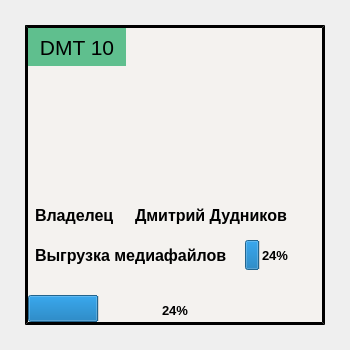
<?xml version="1.0" encoding="UTF-8"?>
<ui version="4.0">
 <class>InfoDev</class>
 <widget class="QWidget" name="InfoDev">
  <property name="geometry">
   <rect>
    <x>0</x>
    <y>0</y>
    <width>350</width>
    <height>350</height>
   </rect>
  </property>
  <property name="minimumSize">
   <size>
    <width>350</width>
    <height>350</height>
   </size>
  </property>
  <property name="maximumSize">
   <size>
    <width>350</width>
    <height>350</height>
   </size>
  </property>
  <property name="windowTitle">
   <string>Form</string>
  </property>
  <property name="styleSheet">
   <string notr="true">initial;</string>
  </property>
  <layout class="QHBoxLayout" name="horizontalLayout">
   <item>
    <widget class="QFrame" name="frame">
     <property name="sizePolicy">
      <sizepolicy hsizetype="Maximum" vsizetype="Preferred">
       <horstretch>0</horstretch>
       <verstretch>0</verstretch>
      </sizepolicy>
     </property>
     <property name="minimumSize">
      <size>
       <width>300</width>
       <height>300</height>
      </size>
     </property>
     <property name="maximumSize">
      <size>
       <width>300</width>
       <height>300</height>
      </size>
     </property>
     <property name="styleSheet">
      <string notr="true">background-image: url(:/res/img/none.png);
background-color:#f4f2ef;
color: rgb(0, 0, 0);
border-style: outset;
border-width: 3px;
border-color: black;</string>
     </property>
     <property name="frameShape">
      <enum>QFrame::StyledPanel</enum>
     </property>
     <property name="frameShadow">
      <enum>QFrame::Raised</enum>
     </property>
     <widget class="QProgressBar" name="bat_1">
      <property name="geometry">
       <rect>
        <x>0</x>
        <y>270</y>
        <width>300</width>
        <height>30</height>
       </rect>
      </property>
      <property name="minimumSize">
       <size>
        <width>300</width>
        <height>30</height>
       </size>
      </property>
      <property name="maximumSize">
       <size>
        <width>300</width>
        <height>30</height>
       </size>
      </property>
      <property name="font">
       <font>
        <pointsize>10</pointsize>
        <weight>75</weight>
        <bold>true</bold>
       </font>
      </property>
      <property name="styleSheet">
       <string notr="true">text-align:center;
border-top-width: 0px;</string>
      </property>
      <property name="value">
       <number>24</number>
      </property>
      <property name="orientation">
       <enum>Qt::Horizontal</enum>
      </property>
     </widget>
     <widget class="QProgressBar" name="DownloadProgress">
      <property name="geometry">
       <rect>
        <x>220</x>
        <y>215</y>
        <width>60</width>
        <height>30</height>
       </rect>
      </property>
      <property name="minimumSize">
       <size>
        <width>60</width>
        <height>30</height>
       </size>
      </property>
      <property name="maximumSize">
       <size>
        <width>60</width>
        <height>30</height>
       </size>
      </property>
      <property name="font">
       <font>
        <pointsize>10</pointsize>
        <weight>75</weight>
        <bold>true</bold>
       </font>
      </property>
      <property name="styleSheet">
       <string notr="true">
border-width: 0px;
text-align:center;</string>
      </property>
      <property name="value">
       <number>24</number>
      </property>
     </widget>
     <widget class="QLabel" name="label">
      <property name="geometry">
       <rect>
        <x>10</x>
        <y>180</y>
        <width>121</width>
        <height>21</height>
       </rect>
      </property>
      <property name="font">
       <font>
        <pointsize>12</pointsize>
        <weight>75</weight>
        <bold>true</bold>
       </font>
      </property>
      <property name="styleSheet">
       <string notr="true">
border-width: 0px;</string>
      </property>
      <property name="text">
       <string>Владелец</string>
      </property>
     </widget>
     <widget class="QLabel" name="USER">
      <property name="geometry">
       <rect>
        <x>110</x>
        <y>180</y>
        <width>171</width>
        <height>21</height>
       </rect>
      </property>
      <property name="font">
       <font>
        <pointsize>12</pointsize>
        <weight>75</weight>
        <bold>true</bold>
       </font>
      </property>
      <property name="styleSheet">
       <string notr="true">
border-width: 0px;</string>
      </property>
      <property name="text">
       <string>Дмитрий Дудников</string>
      </property>
     </widget>
     <widget class="QLabel" name="label_3">
      <property name="geometry">
       <rect>
        <x>10</x>
        <y>220</y>
        <width>201</width>
        <height>21</height>
       </rect>
      </property>
      <property name="minimumSize">
       <size>
        <width>0</width>
        <height>0</height>
       </size>
      </property>
      <property name="maximumSize">
       <size>
        <width>300</width>
        <height>16777215</height>
       </size>
      </property>
      <property name="font">
       <font>
        <pointsize>12</pointsize>
        <weight>75</weight>
        <bold>true</bold>
       </font>
      </property>
      <property name="styleSheet">
       <string notr="true">
border-width: 0px;</string>
      </property>
      <property name="text">
       <string>Выгрузка медиафайлов</string>
      </property>
     </widget>
     <widget class="QLabel" name="label_4">
      <property name="geometry">
       <rect>
        <x>0</x>
        <y>0</y>
        <width>101</width>
        <height>41</height>
       </rect>
      </property>
      <property name="font">
       <font>
        <pointsize>16</pointsize>
       </font>
      </property>
      <property name="styleSheet">
       <string notr="true">background-color: rgb(95, 191, 142);
border-bottom-width: 0px;
border-right-width: 0px;</string>
      </property>
      <property name="text">
       <string>DMT 10</string>
      </property>
      <property name="alignment">
       <set>Qt::AlignCenter</set>
      </property>
     </widget>
     <widget class="QLabel" name="DMT10">
      <property name="geometry">
       <rect>
        <x>110</x>
        <y>10</y>
        <width>170</width>
        <height>170</height>
       </rect>
      </property>
      <property name="minimumSize">
       <size>
        <width>170</width>
        <height>170</height>
       </size>
      </property>
      <property name="maximumSize">
       <size>
        <width>170</width>
        <height>170</height>
       </size>
      </property>
      <property name="styleSheet">
       <string notr="true">
border-width: 0px;</string>
      </property>
      <property name="text">
       <string/>
      </property>
     </widget>
    </widget>
   </item>
  </layout>
 </widget>
 <resources/>
 <connections/>
</ui>
